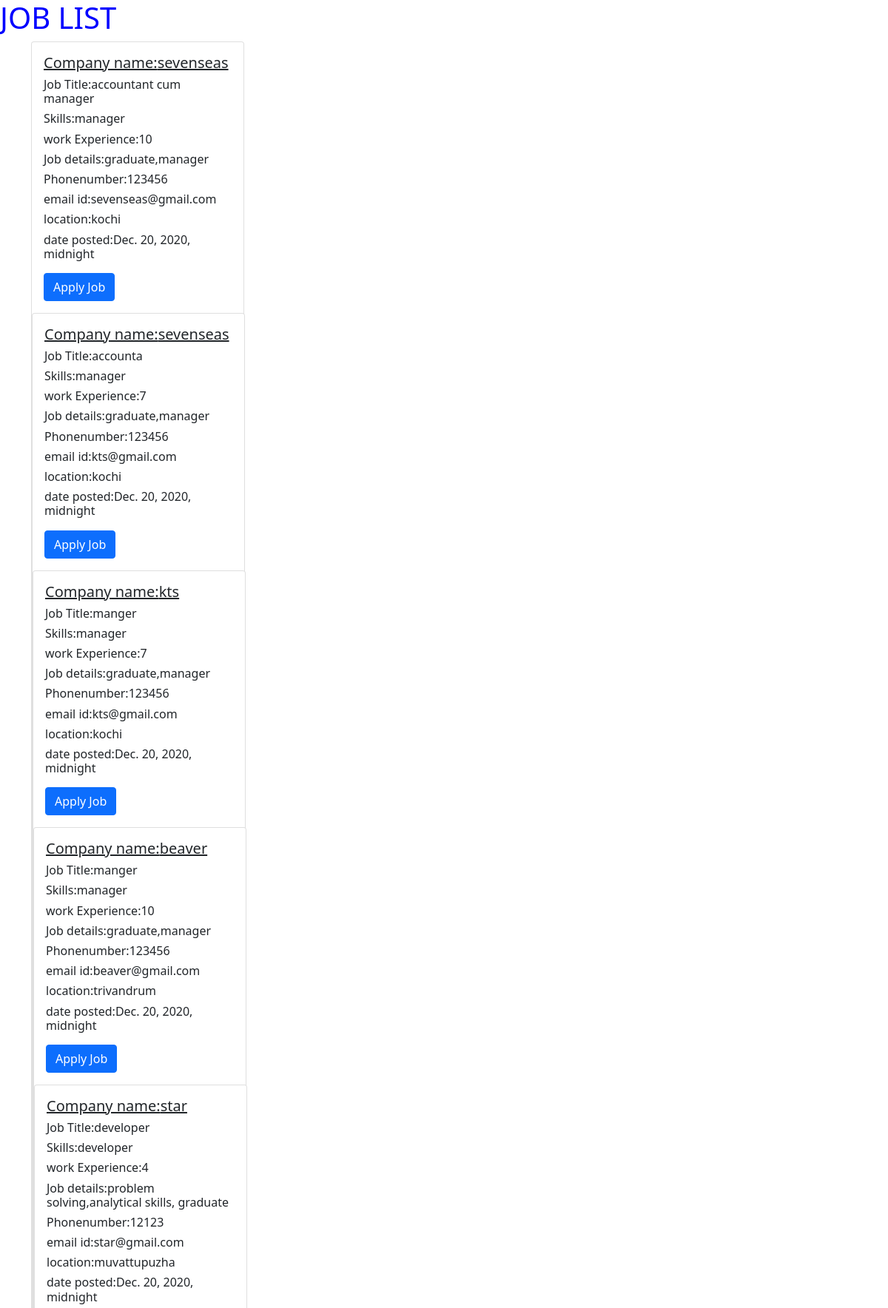
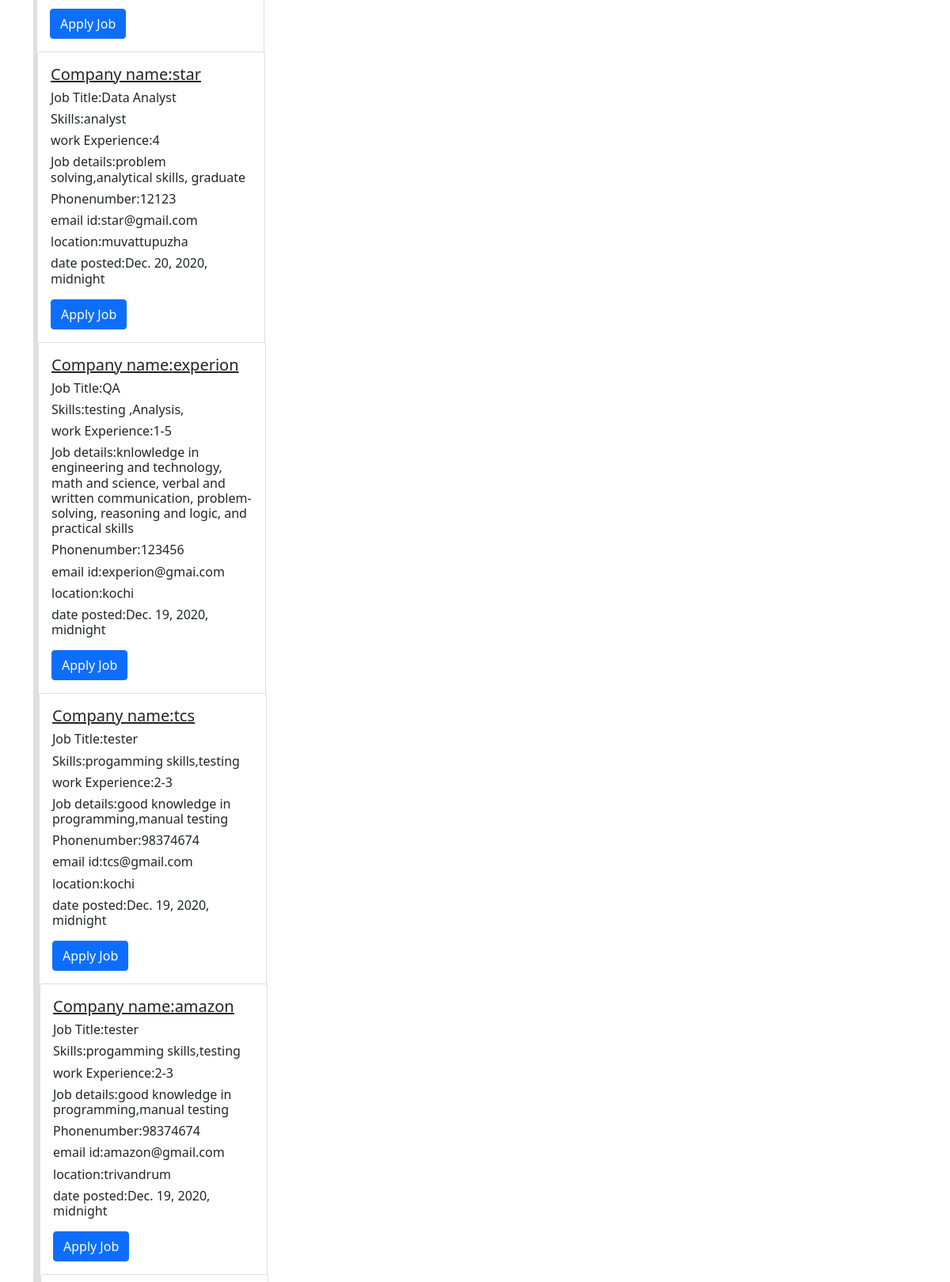
Page /user/applyjobs/ (upper part) on the committed database (2 pictures, top to bottom).
### user/models.py (models this page shows, shortened)
class addJob(models.Model):
    user = models.CharField(max_length=120)
    company_name = models.CharField(max_length=120)
    job_title= models.CharField(max_length=120)
    skills= models.CharField(max_length=120)
    experience= models.CharField(max_length=120)
    job_details = models.TextField(max_length=250)
    phonenumber = models.CharField(max_length=20)
    email_id = models.EmailField(max_length=50)
    locatns=models.CharField(max_length=120,default='')
    dateposted=models.DateTimeField(default=date.today())

### user/views.py (the view)
# urls.py: path("applyjobs/",view_jobs,name="applyjobs"),
def view_jobs(request):
   job=addJob.objects.all().order_by("dateposted")[::-1]
   context = {}
   context["job"] = job
   return render(request, "users/applyjobs.html",context)

### user/templates/users/applyjobs.html (shortened to what this page needs)
<!DOCTYPE html>
<html lang="en">
<head>
<link href="https://cdn.jsdelivr.net/npm/bootstrap@5.0.0-beta1/dist/css/bootstrap.min.css" rel="stylesheet">
</head>
<body>
<h1><font color="blue">JOB LIST</font></h1>
<div class="container">
    <div class="row">
<div class="col-4">
        <div class="col-3">
        <div class="col-8">
{%for jo in job%}
            <div class="card" style="width: 18rem;">
  <div class="card-body">
      <h5 class="card-title"><u>Company name:{{jo.company_name}}</u></h5>
      <h6 class="card-title">Job Title:{{jo.job_title}}</h6>
      <h6 class="card-title">Skills:{{jo.skills}}</h6>
      <h6 class="card-title">work Experience:{{jo.experience}}</h6>
      <h6 class="card-title">Job details:{{jo.job_details}}</h6>
      <h6 class="card-title">Phonenumber:{{jo.phonenumber}}</h6>
      <h6 class="card-title">email id:{{jo.email_id}}</h6>
      <h6 class="card-title">location:{{jo.locatns}}</h6>
      <h6 class="card-title">date posted:{{jo.dateposted}}</h6>
    <a href="{%url 'apply'%}" class="btn btn-primary">Apply Job</a>
  </div>
                {%endfor%}
</div>
        </div>
 </div>
         </div>
    </div>
</body>
</html>

### rows in the picture
addJob: company_name "sevenseas", job_title "accountant cum manager", skills "manager", experience "10", job_details "graduate,manager", phonenumber "123456", email_id "sevenseas@gmail.com", locatns "kochi", dateposted "Dec. 20, 2020, midnight"
addJob: company_name "sevenseas", job_title "accounta", skills "manager", experience "7", job_details "graduate,manager", phonenumber "123456", email_id "kts@gmail.com", locatns "kochi", dateposted "Dec. 20, 2020, midnight"
addJob: company_name "kts", job_title "manger", skills "manager", experience "7", job_details "graduate,manager", phonenumber "123456", email_id "kts@gmail.com", locatns "kochi", dateposted "Dec. 20, 2020, midnight"
addJob: company_name "beaver", job_title "manger", skills "manager", experience "10", job_details "graduate,manager", phonenumber "123456", email_id "beaver@gmail.com", locatns "trivandrum", dateposted "Dec. 20, 2020, midnight"
addJob: company_name "star", job_title "developer", skills "developer", experience "4", job_details "problem solving,analytical skills, graduate", phonenumber "12123", email_id "star@gmail.com", locatns "muvattupuzha", dateposted "Dec. 20, 2020, midnight"
addJob: company_name "star", job_title "Data Analyst", skills "analyst", experience "4", job_details "problem solving,analytical skills, graduate", phonenumber "12123", email_id "star@gmail.com", locatns "muvattupuzha", dateposted "Dec. 20, 2020, midnight"
addJob: company_name "experion", job_title "QA", skills "testing ,Analysis,", experience "1-5", job_details "knlowledge in engineering and technology, math and science, verbal and written communication, problem-solving, reasoning and logic, and practical skills", phonenumber "123456", email_id "experion@gmai.com", locatns "kochi", dateposted "Dec. 19, 2020, midnight"
addJob: company_name "tcs", job_title "tester", skills "progamming skills,testing", experience "2-3", job_details "good knowledge in programming,manual testing", phonenumber "98374674", email_id "tcs@gmail.com", locatns "kochi", dateposted "Dec. 19, 2020, midnight"
addJob: company_name "amazon", job_title "tester", skills "progamming skills,testing", experience "2-3", job_details "good knowledge in programming,manual testing", phonenumber "98374674", email_id "amazon@gmail.com", locatns "trivandrum", dateposted "Dec. 19, 2020, midnight"
